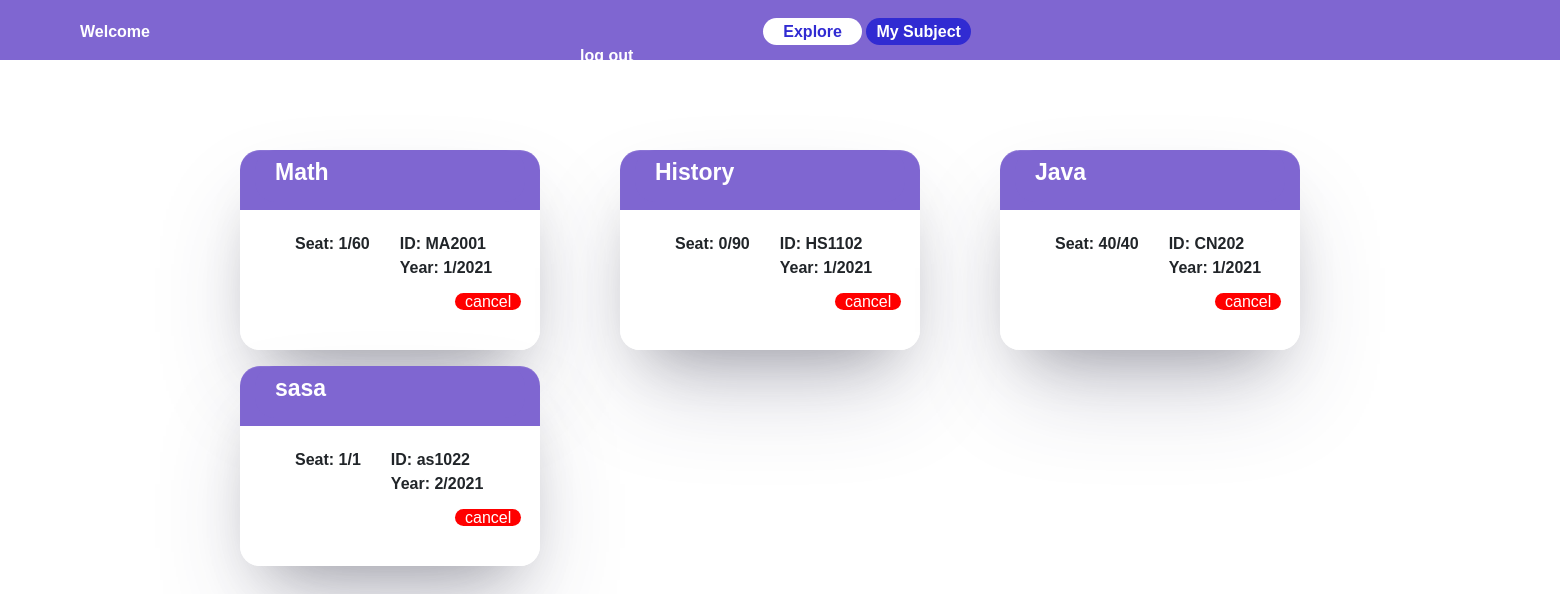
Page /regis/mysub on the committed database.
### regis/models.py (models this page shows, shortened)
class Course(models.Model):
    c_name = models.CharField(max_length=200)
    c_code = models.CharField(max_length=10)
    number_of_Applicants = models.IntegerField(default=0)
    seat = models.IntegerField()
    status = models.IntegerField(null=True)
    semeter = models.ForeignKey(Term,on_delete=models.CASCADE,related_name="c_term",null=True)
    student =  models.ManyToManyField(User, blank=True,related_name="student")
    for_year = models.IntegerField(null=True)
    year = models.IntegerField(null=True)
    def __str__(self):
        return f"{self.c_name}"

class Term(models.Model):   # 1 physics
    semeter =  models.IntegerField()
    year = models.IntegerField()
    def __str__(self):
        return f"{self.semeter}/{self.year}"

### regis/views.py (the view)
# urls.py: path('mysub',views.mysub , name="mysub"),
def mysub(request):
    data = Course.objects.filter(student=request.user.id)
    return render(request, "regis/mysub.html",{'courses':data})

### regis/templates/regis/mysub.html
  {% extends "regis/layout.html" %}
  {% block page%}
  <a href="{% url 'regis:home' %}" id="home2">Explore</a>
  <a href="{% url 'regis:mysub'%}" id="mysub2">My Subject</a>
  {% endblock %}
  {% block content %}
    <section class="nav">
    </section>
    <section class="body">
      {% for course in courses  %}
       <ul>
           <div class="container">
               <div class="header">{{course}}</div>
               <div class="content">
                        <li>Seat: {{course.number_of_Applicants}}/{{course.seat}}   </li>
                   <w>
                       <li>ID: {{course.c_code}}   </li>
                       <li>Year: {{course.semeter}}</li>
                   </w>
               </div>
               <p class="enroll"><a href="{% url 'regis:cancel' course.id 1 %}" id="cancel">cancel</a></p>
           </div>
       </ul>
        {% endfor %}
    </section>
  {% endblock %}

### regis/static/css/style.css (style rules this page uses)
body { font-family: 'Niramit', sans-serif; margin: 0; }
body section.body { padding-top: 50px; padding-bottom: 240px; padding-left: 200px; display: flex; flex-wrap: wrap; width: 1700px; }
.nav { padding-top: 100px; }
#home2 { padding-right: 20px; text-decoration: none; color:#312BD2; border-radius: 20px; padding: 5px 20px; background: white; font-weight: bold; }
#mysub2 { padding-right: 20px; text-decoration: none; color:white; border-radius: 20px; padding: 5px 10px; background: #312BD2; font-weight: bold; }
body section ul { margin-right: 40px; }
.enroll { padding-left: 200px; }
#cancel { text-decoration: none; color:white; border-radius: 20px; padding: 0px 10px; background: red; }
body section ul div.container { width: 300px; height: 200px; background: linear-gradient(0deg, white 0%, white 70%, #7F66D1 50%, #7F66D1 100%); list-style: none; border-radius: 20px; box-shadow: rgba(255, 255, 255, 0.1) 0px 1px 1px 0px inset, rgba(50, 50, 93, 0.25) 0px 50px 100px -20px, rgba(0, 0, 0, 0.3) 0px 30px 60px -30px; transition: all 0.8s; }
body section ul div.container div.header { background: #7F66D1; padding-top: 5px; padding-left: 20px; padding-bottom: 12px; font-size: 23px; font-weight: bold; color: white; border-radius: 20px; }
body section ul div.container div.content { display: flex; padding-top: 30px; padding-left: 40px; font-weight: bold; padding-bottom: 10px; }
body section ul div.container w li { list-style: none; padding-left: 30px; }

### rows in the picture
Course: c_name "Math", number_of_Applicants "1", seat "60", c_code "MA2001", semeter "1/2021"
Course: c_name "History", number_of_Applicants "0", seat "90", c_code "HS1102", semeter "1/2021"
Course: c_name "Java", number_of_Applicants "40", seat "40", c_code "CN202", semeter "1/2021"
Course: c_name "sasa", number_of_Applicants "1", seat "1", c_code "as1022", semeter "2/2021"
